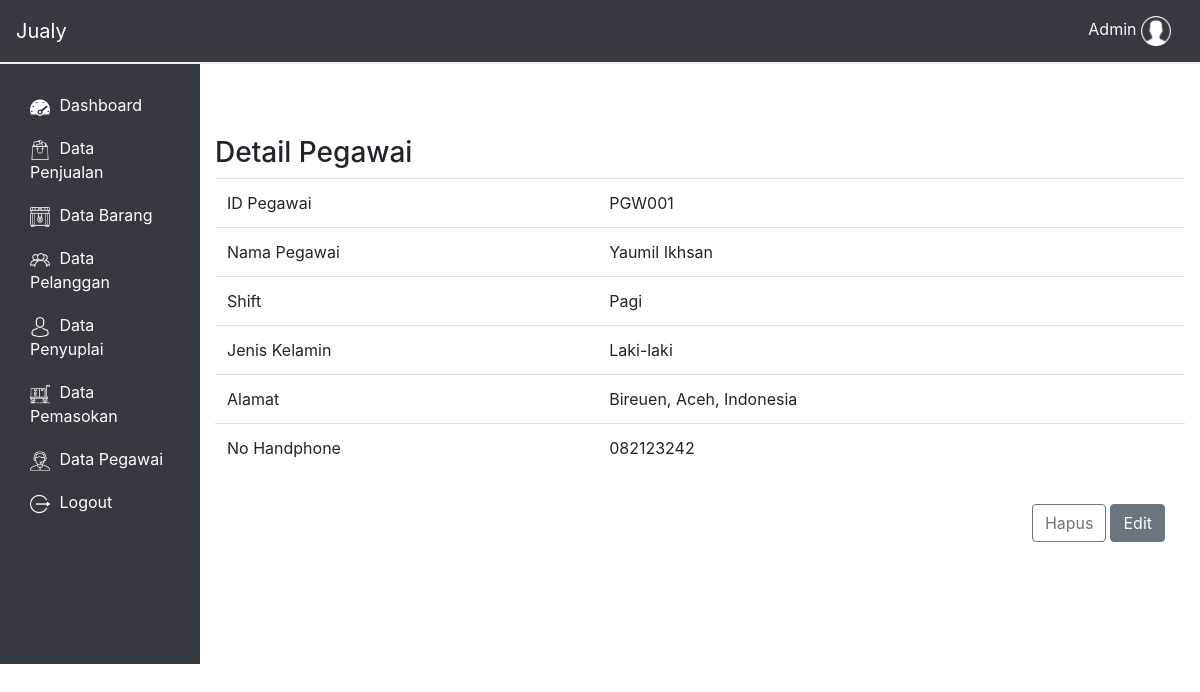
Page /dashboard/pegawai_detail.php?id=PGW001 (signed in) on the committed database.
### tables this page shows
CREATE TABLE `pegawai` (
  `id_pegawai` varchar(8) NOT NULL,
  `nama_pegawai` varchar(30) NOT NULL,
  `password` varchar(20) NOT NULL,
  `jenis_kelamin` set('Perempuan','Laki-laki') NOT NULL,
  `alamat` varchar(60) NOT NULL,
  `no_hape` varchar(13) NOT NULL,
  `shift` set('Pagi','Siang','Malam') NOT NULL
);

### dashboard/functions/act.php (called while the page is built, shortened)
<?php
    function ambil($query){
        global $link;
        if($ambil = mysqli_query($link, $query) or die(mysqli_error())){
            return $ambil;
        }
    }
    function detail_pegawai($id){
        $query = "SELECT * FROM pegawai
                    WHERE id_pegawai='$id'";
        return ambil($query);
    }
?>

### dashboard/pegawai_detail.php (the view, shortened to what this page needs)
<?php
    $id = $_GET['id'];
    require_once 'view/header.php';
    $data = detail_pegawai($id);
    while ($row = mysqli_fetch_array($data)){
?>
<br>
<br>
<br>
    <div class="container">
        <div class="row no-gutters">
            <h3>Detail Pegawai</h3>
            <table class="table table-hover">
                    <tr>
                        <td>ID Pegawai</td>
                        <td><?= $row['id_pegawai'] ?></td>
                    </tr>
                    <tr>
                        <td>Nama Pegawai</td>
                        <td><?= $row['nama_pegawai'] ?></td>
                    </tr>
                    <tr>
                        <td>Shift</td>
                        <td><?= $row['shift'] ?></td>
                    </tr>
                    <tr>
                        <td>Jenis Kelamin</td>
                        <td><?= $row['jenis_kelamin'] ?></td>
                    </tr>
                    <tr>
                        <td>Alamat</td>
                        <td><?= $row['alamat'] ?></td>
                    </tr>
                    <tr>
                        <td>No Handphone</td>
                        <td><?= $row['no_hape'] ?></td>
                    </tr>
                <? } ?>
            </table>
        </div>
    </div>
<div class="container">
    <div class="row no-gutters justify-content-end my-3 mr-3">
        <button type="button" class="btn btn-outline-secondary"
        onclick="if(confirm('Apakah kamu yakin ingin menghapus barang ini?')){
                 location.href='pegawai_hapus.php?id=<?= $id ?>'
                 }">
         Hapus
        </button>
        <a href="pegawai_edit.php?id=<?= $id ?>" class="btn btn-secondary mx-1">Edit</a>
    </div>
</div>
<?php require_once 'view/footer.php' ?>

### dashboard/main.css (style rules this page uses)
* { margin: 0; padding: 0; }

### rows in the picture
pegawai: id_pegawai "PGW001", nama_pegawai "Yaumil Ikhsan", shift "Pagi", jenis_kelamin "Laki-laki", alamat "Bireuen, Aceh, Indonesia", no_hape "082123242"

### other values in the picture
$username "Admin"
